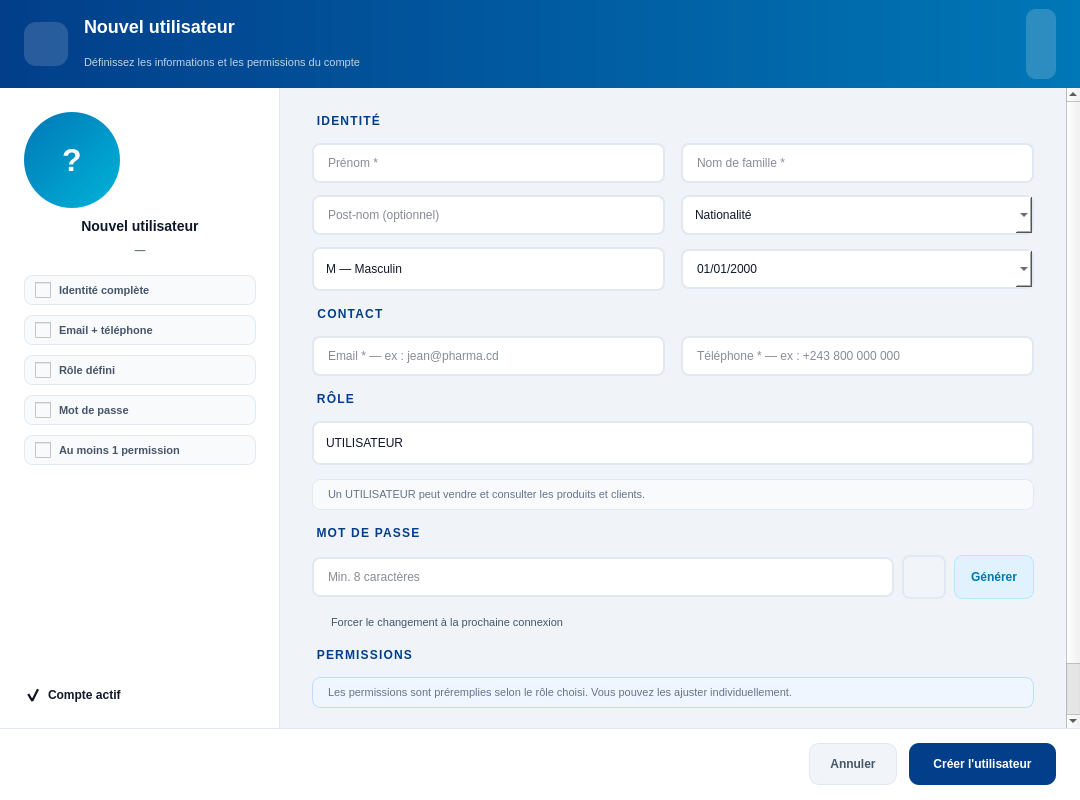
<?xml version="1.0" encoding="UTF-8"?>
<ui version="4.0">
 <class>Dialog</class>
 <widget class="QDialog" name="Dialog">
  <property name="geometry">
   <rect>
    <x>0</x>
    <y>0</y>
    <width>1080</width>
    <height>800</height>
   </rect>
  </property>
  <property name="minimumSize">
   <size>
    <width>960</width>
    <height>700</height>
   </size>
  </property>
  <property name="windowTitle">
   <string>Utilisateur — Nova Pharma</string>
  </property>
  <property name="styleSheet">
   <string notr="true">QDialog#Dialog { background: #f0f4f8; }
QDialog#Dialog QLabel { background: transparent; }</string>
  </property>
  <layout class="QVBoxLayout" name="mainLayout">
   <property name="spacing">
    <number>0</number>
   </property>
   <property name="leftMargin">
    <number>0</number>
   </property>
   <property name="topMargin">
    <number>0</number>
   </property>
   <property name="rightMargin">
    <number>0</number>
   </property>
   <property name="bottomMargin">
    <number>0</number>
   </property>
   <item>
    <widget class="QFrame" name="header">
     <property name="minimumSize">
      <size>
       <width>0</width>
       <height>88</height>
      </size>
     </property>
     <property name="maximumSize">
      <size>
       <width>16777215</width>
       <height>88</height>
      </size>
     </property>
     <property name="styleSheet">
      <string notr="true">QFrame#header { background: qlineargradient(x1:0, y1:0, x2:1, y2:0, stop:0 #023E8A, stop:1 #0077B6); border: none; }
QFrame#header QLabel { background: transparent; color: #ffffff; }</string>
     </property>
     <layout class="QHBoxLayout" name="headerLayout">
      <property name="spacing">
       <number>16</number>
      </property>
      <property name="leftMargin">
       <number>24</number>
      </property>
      <property name="rightMargin">
       <number>24</number>
      </property>
      <item>
       <widget class="QToolButton" name="lbl_header_icon">
        <property name="minimumSize">
         <size>
          <width>44</width>
          <height>44</height>
         </size>
        </property>
        <property name="maximumSize">
         <size>
          <width>44</width>
          <height>44</height>
         </size>
        </property>
        <property name="styleSheet">
         <string notr="true">QToolButton { background: rgba(255,255,255,0.15); border-radius: 12px; border: none; padding: 11px; }</string>
        </property>
        <property name="icon">
         <iconset resource="../Icon.qrc">
          <normaloff>:/Icon/Icons/user_white.svg</normaloff>:/Icon/Icons/user_white.svg</iconset>
        </property>
        <property name="iconSize">
         <size>
          <width>22</width>
          <height>22</height>
         </size>
        </property>
        <property name="autoRaise">
         <bool>true</bool>
        </property>
       </widget>
      </item>
      <item>
       <layout class="QVBoxLayout" name="headerTitleBox">
        <property name="spacing">
         <number>2</number>
        </property>
        <item>
         <widget class="QLabel" name="lbl_header_title">
          <property name="styleSheet">
           <string notr="true">font-size: 18px; font-weight: 800; color: #ffffff; background: transparent;</string>
          </property>
          <property name="text">
           <string>Nouvel utilisateur</string>
          </property>
         </widget>
        </item>
        <item>
         <widget class="QLabel" name="lbl_header_sub">
          <property name="styleSheet">
           <string notr="true">font-size: 11px; color: rgba(255,255,255,0.75); background: transparent;</string>
          </property>
          <property name="text">
           <string>Définissez les informations et les permissions du compte</string>
          </property>
         </widget>
        </item>
       </layout>
      </item>
      <item>
       <spacer name="headerSpacer">
        <property name="orientation">
         <enum>Qt::Orientation::Horizontal</enum>
        </property>
        <property name="sizeHint" stdset="0">
         <size>
          <width>40</width>
          <height>20</height>
         </size>
        </property>
       </spacer>
      </item>
      <item>
       <widget class="QLabel" name="lbl_status_badge">
        <property name="visible">
         <bool>false</bool>
        </property>
        <property name="styleSheet">
         <string notr="true">background: rgba(255,255,255,0.18); color: #ffffff; padding: 6px 12px; border-radius: 10px; font-size: 10px; font-weight: 800; letter-spacing: 1px;</string>
        </property>
        <property name="text">
         <string/>
        </property>
       </widget>
      </item>
     </layout>
    </widget>
   </item>
   <item>
    <layout class="QHBoxLayout" name="bodyLayout">
     <property name="spacing">
      <number>0</number>
     </property>
     <property name="leftMargin">
      <number>0</number>
     </property>
     <property name="topMargin">
      <number>0</number>
     </property>
     <property name="rightMargin">
      <number>0</number>
     </property>
     <property name="bottomMargin">
      <number>0</number>
     </property>
     <item>
      <widget class="QFrame" name="sidebar">
       <property name="minimumSize">
        <size>
         <width>280</width>
         <height>0</height>
        </size>
       </property>
       <property name="maximumSize">
        <size>
         <width>280</width>
         <height>16777215</height>
        </size>
       </property>
       <property name="styleSheet">
        <string notr="true">QFrame#sidebar { background: #ffffff; border-right: 1px solid #e2e8f0; }
QFrame#sidebar QLabel { background: transparent; }</string>
       </property>
       <layout class="QVBoxLayout" name="sidebarLayout">
        <property name="spacing">
         <number>10</number>
        </property>
        <property name="leftMargin">
         <number>24</number>
        </property>
        <property name="topMargin">
         <number>24</number>
        </property>
        <property name="rightMargin">
         <number>24</number>
        </property>
        <property name="bottomMargin">
         <number>24</number>
        </property>
        <item>
         <widget class="QLabel" name="lbl_avatar">
          <property name="minimumSize">
           <size>
            <width>96</width>
            <height>96</height>
           </size>
          </property>
          <property name="maximumSize">
           <size>
            <width>96</width>
            <height>96</height>
           </size>
          </property>
          <property name="styleSheet">
           <string notr="true">background: qlineargradient(x1:0, y1:0, x2:1, y2:1, stop:0 #0077B6, stop:1 #00B4D8); color: #ffffff; border-radius: 48px; font-size: 32px; font-weight: 800;</string>
          </property>
          <property name="text">
           <string>?</string>
          </property>
          <property name="alignment">
           <set>Qt::AlignmentFlag::AlignCenter</set>
          </property>
         </widget>
        </item>
        <item>
         <widget class="QLabel" name="lbl_sidebar_name">
          <property name="styleSheet">
           <string notr="true">color: #0f172a; font-size: 14px; font-weight: 700;</string>
          </property>
          <property name="text">
           <string>Nouvel utilisateur</string>
          </property>
          <property name="alignment">
           <set>Qt::AlignmentFlag::AlignCenter</set>
          </property>
         </widget>
        </item>
        <item>
         <widget class="QLabel" name="lbl_sidebar_role">
          <property name="styleSheet">
           <string notr="true">color: #64748b; font-size: 11px; font-weight: 600;</string>
          </property>
          <property name="text">
           <string>—</string>
          </property>
          <property name="alignment">
           <set>Qt::AlignmentFlag::AlignCenter</set>
          </property>
         </widget>
        </item>
        <item>
         <spacer name="sidebarSpacerTop">
          <property name="orientation">
           <enum>Qt::Orientation::Vertical</enum>
          </property>
          <property name="sizeType">
           <enum>QSizePolicy::Policy::Fixed</enum>
          </property>
          <property name="sizeHint" stdset="0">
           <size>
            <width>20</width>
            <height>8</height>
           </size>
          </property>
         </spacer>
        </item>
        <item>
         <widget class="QCheckBox" name="check_identity">
          <property name="styleSheet">
           <string notr="true">QCheckBox { color: #475569; font-size: 11px; font-weight: 600; background: #f8fafc; border: 1px solid #e2e8f0; border-radius: 8px; padding: 6px 10px; spacing: 8px; }
QCheckBox:checked { background: #dcfce7; border-color: #86efac; color: #15803d; }
QCheckBox::indicator { width: 16px; height: 16px; }
QCheckBox::indicator:unchecked { image: url(:/Icon/Icons/circle.svg); }
QCheckBox::indicator:checked { image: url(:/Icon/Icons/check-circle.svg); }</string>
          </property>
          <property name="text">
           <string>Identité complète</string>
          </property>
         </widget>
        </item>
        <item>
         <widget class="QCheckBox" name="check_contact">
          <property name="styleSheet">
           <string notr="true">QCheckBox { color: #475569; font-size: 11px; font-weight: 600; background: #f8fafc; border: 1px solid #e2e8f0; border-radius: 8px; padding: 6px 10px; spacing: 8px; }
QCheckBox:checked { background: #dcfce7; border-color: #86efac; color: #15803d; }
QCheckBox::indicator { width: 16px; height: 16px; }
QCheckBox::indicator:unchecked { image: url(:/Icon/Icons/circle.svg); }
QCheckBox::indicator:checked { image: url(:/Icon/Icons/check-circle.svg); }</string>
          </property>
          <property name="text">
           <string>Email + téléphone</string>
          </property>
         </widget>
        </item>
        <item>
         <widget class="QCheckBox" name="check_role">
          <property name="styleSheet">
           <string notr="true">QCheckBox { color: #475569; font-size: 11px; font-weight: 600; background: #f8fafc; border: 1px solid #e2e8f0; border-radius: 8px; padding: 6px 10px; spacing: 8px; }
QCheckBox:checked { background: #dcfce7; border-color: #86efac; color: #15803d; }
QCheckBox::indicator { width: 16px; height: 16px; }
QCheckBox::indicator:unchecked { image: url(:/Icon/Icons/circle.svg); }
QCheckBox::indicator:checked { image: url(:/Icon/Icons/check-circle.svg); }</string>
          </property>
          <property name="text">
           <string>Rôle défini</string>
          </property>
         </widget>
        </item>
        <item>
         <widget class="QCheckBox" name="check_password">
          <property name="styleSheet">
           <string notr="true">QCheckBox { color: #475569; font-size: 11px; font-weight: 600; background: #f8fafc; border: 1px solid #e2e8f0; border-radius: 8px; padding: 6px 10px; spacing: 8px; }
QCheckBox:checked { background: #dcfce7; border-color: #86efac; color: #15803d; }
QCheckBox::indicator { width: 16px; height: 16px; }
QCheckBox::indicator:unchecked { image: url(:/Icon/Icons/circle.svg); }
QCheckBox::indicator:checked { image: url(:/Icon/Icons/check-circle.svg); }</string>
          </property>
          <property name="text">
           <string>Mot de passe</string>
          </property>
         </widget>
        </item>
        <item>
         <widget class="QCheckBox" name="check_perms">
          <property name="styleSheet">
           <string notr="true">QCheckBox { color: #475569; font-size: 11px; font-weight: 600; background: #f8fafc; border: 1px solid #e2e8f0; border-radius: 8px; padding: 6px 10px; spacing: 8px; }
QCheckBox:checked { background: #dcfce7; border-color: #86efac; color: #15803d; }
QCheckBox::indicator { width: 16px; height: 16px; }
QCheckBox::indicator:unchecked { image: url(:/Icon/Icons/circle.svg); }
QCheckBox::indicator:checked { image: url(:/Icon/Icons/check-circle.svg); }</string>
          </property>
          <property name="text">
           <string>Au moins 1 permission</string>
          </property>
         </widget>
        </item>
        <item>
         <spacer name="sidebarSpacer">
          <property name="orientation">
           <enum>Qt::Orientation::Vertical</enum>
          </property>
          <property name="sizeHint" stdset="0">
           <size>
            <width>20</width>
            <height>40</height>
           </size>
          </property>
         </spacer>
        </item>
        <item>
         <widget class="QCheckBox" name="chk_actif">
          <property name="styleSheet">
           <string notr="true">QCheckBox { color: #0f172a; font-size: 12px; font-weight: 600; background: transparent; }
QCheckBox::indicator { width: 18px; height: 18px; }</string>
          </property>
          <property name="text">
           <string>Compte actif</string>
          </property>
          <property name="checked">
           <bool>true</bool>
          </property>
         </widget>
        </item>
       </layout>
      </widget>
     </item>
     <item>
      <widget class="QScrollArea" name="formScroll">
       <property name="styleSheet">
        <string notr="true">QScrollArea { background: #f0f4f8; border: none; }</string>
       </property>
       <property name="frameShape">
        <enum>QFrame::Shape::NoFrame</enum>
       </property>
       <property name="widgetResizable">
        <bool>true</bool>
       </property>
       <widget class="QWidget" name="formContent">
        <property name="geometry">
         <rect>
          <x>0</x>
          <y>0</y>
          <width>784</width>
          <height>741</height>
         </rect>
        </property>
        <property name="styleSheet">
         <string notr="true">QWidget#formContent { background: #f0f4f8; }</string>
        </property>
        <layout class="QVBoxLayout" name="formLayout">
         <property name="spacing">
          <number>14</number>
         </property>
         <property name="leftMargin">
          <number>32</number>
         </property>
         <property name="topMargin">
          <number>24</number>
         </property>
         <property name="rightMargin">
          <number>32</number>
         </property>
         <property name="bottomMargin">
          <number>24</number>
         </property>
         <item>
          <widget class="QToolButton" name="section_identity">
           <property name="cursor">
            <cursorShape>ArrowCursor</cursorShape>
           </property>
           <property name="styleSheet">
            <string notr="true">QToolButton { color: #023E8A; font-size: 12px; font-weight: 800; letter-spacing: 1.2px; background: transparent; border: none; padding: 0; }</string>
           </property>
           <property name="text">
            <string>IDENTITÉ</string>
           </property>
           <property name="icon">
            <iconset resource="../Icon.qrc">
             <normaloff>:/Icon/Icons/user.svg</normaloff>:/Icon/Icons/user.svg</iconset>
           </property>
           <property name="iconSize">
            <size>
             <width>18</width>
             <height>18</height>
            </size>
           </property>
           <property name="toolButtonStyle">
            <enum>Qt::ToolButtonStyle::ToolButtonTextBesideIcon</enum>
           </property>
           <property name="autoRaise">
            <bool>true</bool>
           </property>
          </widget>
         </item>
         <item>
          <layout class="QGridLayout" name="grid_identity">
           <property name="horizontalSpacing">
            <number>16</number>
           </property>
           <property name="verticalSpacing">
            <number>12</number>
           </property>
           <item row="0" column="0">
            <widget class="QLineEdit" name="inp_prenom">
             <property name="styleSheet">
              <string notr="true">QLineEdit { background: #ffffff; border: 1.5px solid #e2e8f0; border-radius: 8px; padding: 10px 12px; font-size: 12px; color: #0f172a; }
QLineEdit:focus { border-color: #0077B6; }</string>
             </property>
             <property name="placeholderText">
              <string>Prénom *</string>
             </property>
            </widget>
           </item>
           <item row="0" column="1">
            <widget class="QLineEdit" name="inp_nom">
             <property name="styleSheet">
              <string notr="true">QLineEdit { background: #ffffff; border: 1.5px solid #e2e8f0; border-radius: 8px; padding: 10px 12px; font-size: 12px; color: #0f172a; }
QLineEdit:focus { border-color: #0077B6; }</string>
             </property>
             <property name="placeholderText">
              <string>Nom de famille *</string>
             </property>
            </widget>
           </item>
           <item row="1" column="0">
            <widget class="QLineEdit" name="inp_post">
             <property name="styleSheet">
              <string notr="true">QLineEdit { background: #ffffff; border: 1.5px solid #e2e8f0; border-radius: 8px; padding: 10px 12px; font-size: 12px; color: #0f172a; }
QLineEdit:focus { border-color: #0077B6; }</string>
             </property>
             <property name="placeholderText">
              <string>Post-nom (optionnel)</string>
             </property>
            </widget>
           </item>
           <item row="1" column="1">
            <widget class="QComboBox" name="inp_natio">
             <property name="styleSheet">
              <string notr="true">QComboBox { background: #ffffff; border: 1.5px solid #e2e8f0; border-radius: 8px; padding: 10px 12px; font-size: 12px; color: #0f172a; }
QLineEdit:focus { border-color: #0077B6; }</string>
             </property>
             <property name="placeholderText">
              <string>Nationalité</string>
             </property>
            </widget>
           </item>
           <item row="2" column="0">
            <widget class="QComboBox" name="combo_sexe">
             <property name="styleSheet">
              <string notr="true">QComboBox { background: #ffffff; border: 1.5px solid #e2e8f0; border-radius: 8px; padding: 10px 12px; font-size: 12px; color: #0f172a; min-height: 20px; }
QComboBox::drop-down { border: none; width: 28px; }
QComboBox QAbstractItemView { background: #ffffff; color: #0f172a; border: 1px solid #e2e8f0; selection-background-color: #e0f2fe; selection-color: #0f172a; }</string>
             </property>
             <item>
              <property name="text">
               <string>M — Masculin</string>
              </property>
             </item>
             <item>
              <property name="text">
               <string>F — Féminin</string>
              </property>
             </item>
            </widget>
           </item>
           <item row="2" column="1">
            <widget class="QDateEdit" name="inp_naissance">
             <property name="styleSheet">
              <string notr="true">QDateEdit { background: #ffffff; border: 1.5px solid #e2e8f0; border-radius: 8px; padding: 10px 12px; font-size: 12px; color: #0f172a; }</string>
             </property>
             <property name="displayFormat">
              <string>dd/MM/yyyy</string>
             </property>
             <property name="calendarPopup">
              <bool>true</bool>
             </property>
            </widget>
           </item>
          </layout>
         </item>
         <item>
          <widget class="QToolButton" name="section_contact">
           <property name="cursor">
            <cursorShape>ArrowCursor</cursorShape>
           </property>
           <property name="styleSheet">
            <string notr="true">QToolButton { color: #023E8A; font-size: 12px; font-weight: 800; letter-spacing: 1.2px; background: transparent; border: none; padding: 0; }</string>
           </property>
           <property name="text">
            <string>CONTACT</string>
           </property>
           <property name="icon">
            <iconset resource="../Icon.qrc">
             <normaloff>:/Icon/Icons/phone.svg</normaloff>:/Icon/Icons/phone.svg</iconset>
           </property>
           <property name="iconSize">
            <size>
             <width>18</width>
             <height>18</height>
            </size>
           </property>
           <property name="toolButtonStyle">
            <enum>Qt::ToolButtonStyle::ToolButtonTextBesideIcon</enum>
           </property>
           <property name="autoRaise">
            <bool>true</bool>
           </property>
          </widget>
         </item>
         <item>
          <layout class="QGridLayout" name="grid_contact">
           <property name="horizontalSpacing">
            <number>16</number>
           </property>
           <property name="verticalSpacing">
            <number>12</number>
           </property>
           <item row="0" column="0">
            <widget class="QLineEdit" name="inp_email">
             <property name="styleSheet">
              <string notr="true">QLineEdit { background: #ffffff; border: 1.5px solid #e2e8f0; border-radius: 8px; padding: 10px 12px; font-size: 12px; color: #0f172a; }
QLineEdit:focus { border-color: #0077B6; }</string>
             </property>
             <property name="placeholderText">
              <string>Email * — ex : jean@pharma.cd</string>
             </property>
            </widget>
           </item>
           <item row="0" column="1">
            <widget class="QLineEdit" name="inp_numero">
             <property name="styleSheet">
              <string notr="true">QLineEdit { background: #ffffff; border: 1.5px solid #e2e8f0; border-radius: 8px; padding: 10px 12px; font-size: 12px; color: #0f172a; }
QLineEdit:focus { border-color: #0077B6; }</string>
             </property>
             <property name="placeholderText">
              <string>Téléphone * — ex : +243 800 000 000</string>
             </property>
            </widget>
           </item>
          </layout>
         </item>
         <item>
          <widget class="QToolButton" name="section_role">
           <property name="cursor">
            <cursorShape>ArrowCursor</cursorShape>
           </property>
           <property name="styleSheet">
            <string notr="true">QToolButton { color: #023E8A; font-size: 12px; font-weight: 800; letter-spacing: 1.2px; background: transparent; border: none; padding: 0; }</string>
           </property>
           <property name="text">
            <string>RÔLE</string>
           </property>
           <property name="icon">
            <iconset resource="../Icon.qrc">
             <normaloff>:/Icon/Icons/shield.svg</normaloff>:/Icon/Icons/shield.svg</iconset>
           </property>
           <property name="iconSize">
            <size>
             <width>18</width>
             <height>18</height>
            </size>
           </property>
           <property name="toolButtonStyle">
            <enum>Qt::ToolButtonStyle::ToolButtonTextBesideIcon</enum>
           </property>
           <property name="autoRaise">
            <bool>true</bool>
           </property>
          </widget>
         </item>
         <item>
          <widget class="QComboBox" name="combo_role">
           <property name="styleSheet">
            <string notr="true">QComboBox { background: #ffffff; border: 1.5px solid #e2e8f0; border-radius: 8px; padding: 10px 12px; font-size: 12px; color: #0f172a; min-height: 20px; }
QComboBox::drop-down { border: none; width: 28px; }
QComboBox QAbstractItemView { background: #ffffff; color: #0f172a; border: 1px solid #e2e8f0; selection-background-color: #e0f2fe; selection-color: #0f172a; }
QComboBox::down-arrow {
    image: url(:/Icon/Icons/chevron-down.svg);
    width: 12px; height: 12px;
}</string>
           </property>
           <item>
            <property name="text">
             <string>UTILISATEUR</string>
            </property>
           </item>
           <item>
            <property name="text">
             <string>CAISSIER</string>
            </property>
           </item>
           <item>
            <property name="text">
             <string>ADMIN</string>
            </property>
           </item>
          </widget>
         </item>
         <item>
          <widget class="QLabel" name="lbl_role_desc">
           <property name="styleSheet">
            <string notr="true">color: #64748b; font-size: 11px; padding: 8px 12px; background: #f8fafc; border: 1px solid #e2e8f0; border-radius: 8px;</string>
           </property>
           <property name="text">
            <string>Un UTILISATEUR peut vendre et consulter les produits et clients.</string>
           </property>
           <property name="wordWrap">
            <bool>true</bool>
           </property>
          </widget>
         </item>
         <item>
          <widget class="QToolButton" name="section_password">
           <property name="cursor">
            <cursorShape>ArrowCursor</cursorShape>
           </property>
           <property name="styleSheet">
            <string notr="true">QToolButton { color: #023E8A; font-size: 12px; font-weight: 800; letter-spacing: 1.2px; background: transparent; border: none; padding: 0; }</string>
           </property>
           <property name="text">
            <string>MOT DE PASSE</string>
           </property>
           <property name="icon">
            <iconset resource="../Icon.qrc">
             <normaloff>:/Icon/Icons/lock.svg</normaloff>:/Icon/Icons/lock.svg</iconset>
           </property>
           <property name="iconSize">
            <size>
             <width>18</width>
             <height>18</height>
            </size>
           </property>
           <property name="toolButtonStyle">
            <enum>Qt::ToolButtonStyle::ToolButtonTextBesideIcon</enum>
           </property>
           <property name="autoRaise">
            <bool>true</bool>
           </property>
          </widget>
         </item>
         <item>
          <layout class="QHBoxLayout" name="pwdRow">
           <property name="spacing">
            <number>8</number>
           </property>
           <item>
            <widget class="QLineEdit" name="inp_pwd">
             <property name="styleSheet">
              <string notr="true">QLineEdit { background: #ffffff; border: 1.5px solid #e2e8f0; border-radius: 8px; padding: 10px 12px; font-size: 12px; color: #0f172a; }
QLineEdit:focus { border-color: #0077B6; }</string>
             </property>
             <property name="echoMode">
              <enum>QLineEdit::EchoMode::Password</enum>
             </property>
             <property name="placeholderText">
              <string>Min. 8 caractères</string>
             </property>
            </widget>
           </item>
           <item>
            <widget class="QPushButton" name="btn_toggle_pwd">
             <property name="minimumSize">
              <size>
               <width>44</width>
               <height>44</height>
              </size>
             </property>
             <property name="maximumSize">
              <size>
               <width>44</width>
               <height>44</height>
              </size>
             </property>
             <property name="cursor">
              <cursorShape>PointingHandCursor</cursorShape>
             </property>
             <property name="styleSheet">
              <string notr="true">QPushButton { background: #f1f5f9; border: 1.5px solid #e2e8f0; border-radius: 8px; }
QPushButton:hover { background: #e2e8f0; }</string>
             </property>
             <property name="text">
              <string/>
             </property>
             <property name="icon">
              <iconset resource="../Icon.qrc">
               <normaloff>:/Icon/Icons/eye.svg</normaloff>:/Icon/Icons/eye.svg</iconset>
             </property>
             <property name="iconSize">
              <size>
               <width>18</width>
               <height>18</height>
              </size>
             </property>
            </widget>
           </item>
           <item>
            <widget class="QPushButton" name="btn_gen_pwd">
             <property name="minimumSize">
              <size>
               <width>0</width>
               <height>44</height>
              </size>
             </property>
             <property name="cursor">
              <cursorShape>PointingHandCursor</cursorShape>
             </property>
             <property name="styleSheet">
              <string notr="true">QPushButton { background: #e0f2fe; color: #0077B6; border: 1px solid #bae6fd; border-radius: 8px; font-size: 12px; font-weight: 700; padding: 0 16px; }
QPushButton:hover { background: #bae6fd; }</string>
             </property>
             <property name="text">
              <string>Générer</string>
             </property>
            </widget>
           </item>
          </layout>
         </item>
         <item>
          <widget class="QCheckBox" name="chk_must_change">
           <property name="styleSheet">
            <string notr="true">QCheckBox { color: #475569; font-size: 11px; background: transparent; }</string>
           </property>
           <property name="text">
            <string>Forcer le changement à la prochaine connexion</string>
           </property>
          </widget>
         </item>
         <item>
          <widget class="QToolButton" name="section_perms">
           <property name="cursor">
            <cursorShape>ArrowCursor</cursorShape>
           </property>
           <property name="styleSheet">
            <string notr="true">QToolButton { color: #023E8A; font-size: 12px; font-weight: 800; letter-spacing: 1.2px; background: transparent; border: none; padding: 0; }</string>
           </property>
           <property name="text">
            <string>PERMISSIONS</string>
           </property>
           <property name="icon">
            <iconset resource="../Icon.qrc">
             <normaloff>:/Icon/Icons/key.svg</normaloff>:/Icon/Icons/key.svg</iconset>
           </property>
           <property name="iconSize">
            <size>
             <width>18</width>
             <height>18</height>
            </size>
           </property>
           <property name="toolButtonStyle">
            <enum>Qt::ToolButtonStyle::ToolButtonTextBesideIcon</enum>
           </property>
           <property name="autoRaise">
            <bool>true</bool>
           </property>
          </widget>
         </item>
         <item>
          <widget class="QLabel" name="lbl_perm_info">
           <property name="styleSheet">
            <string notr="true">color: #64748b; font-size: 11px; padding: 8px 12px; background: #eff6ff; border: 1px solid #bfdbfe; border-radius: 8px;</string>
           </property>
           <property name="text">
            <string>Les permissions sont préremplies selon le rôle choisi. Vous pouvez les ajuster individuellement.</string>
           </property>
           <property name="wordWrap">
            <bool>true</bool>
           </property>
          </widget>
         </item>
         <item>
          <widget class="QWidget" name="perms_container" native="true">
           <property name="styleSheet">
            <string notr="true">QWidget#perms_container { background: transparent; }</string>
           </property>
           <layout class="QVBoxLayout" name="perms_container_layout">
            <property name="spacing">
             <number>10</number>
            </property>
            <property name="leftMargin">
             <number>0</number>
            </property>
            <property name="topMargin">
             <number>0</number>
            </property>
            <property name="rightMargin">
             <number>0</number>
            </property>
            <property name="bottomMargin">
             <number>0</number>
            </property>
           </layout>
          </widget>
         </item>
         <item>
          <spacer name="formSpacer">
           <property name="orientation">
            <enum>Qt::Orientation::Vertical</enum>
           </property>
           <property name="sizeHint" stdset="0">
            <size>
             <width>20</width>
             <height>40</height>
            </size>
           </property>
          </spacer>
         </item>
        </layout>
       </widget>
      </widget>
     </item>
    </layout>
   </item>
   <item>
    <widget class="QFrame" name="footer">
     <property name="minimumSize">
      <size>
       <width>0</width>
       <height>72</height>
      </size>
     </property>
     <property name="maximumSize">
      <size>
       <width>16777215</width>
       <height>72</height>
      </size>
     </property>
     <property name="styleSheet">
      <string notr="true">QFrame#footer { background: #ffffff; border-top: 1px solid #e2e8f0; }</string>
     </property>
     <layout class="QHBoxLayout" name="footerLayout">
      <property name="spacing">
       <number>12</number>
      </property>
      <property name="leftMargin">
       <number>24</number>
      </property>
      <property name="rightMargin">
       <number>24</number>
      </property>
      <item>
       <widget class="QLabel" name="lbl_error">
        <property name="visible">
         <bool>false</bool>
        </property>
        <property name="styleSheet">
         <string notr="true">color: #DC2626; font-size: 11px; font-weight: 600; background: transparent;</string>
        </property>
        <property name="text">
         <string/>
        </property>
       </widget>
      </item>
      <item>
       <spacer name="footerSpacer">
        <property name="orientation">
         <enum>Qt::Orientation::Horizontal</enum>
        </property>
        <property name="sizeHint" stdset="0">
         <size>
          <width>40</width>
          <height>20</height>
         </size>
        </property>
       </spacer>
      </item>
      <item>
       <widget class="QPushButton" name="btn_cancel">
        <property name="minimumSize">
         <size>
          <width>0</width>
          <height>42</height>
         </size>
        </property>
        <property name="cursor">
         <cursorShape>PointingHandCursor</cursorShape>
        </property>
        <property name="styleSheet">
         <string notr="true">QPushButton { background: #f1f5f9; color: #475569; border: 1px solid #e2e8f0; border-radius: 10px; font-size: 12px; font-weight: 700; padding: 0 20px; }
QPushButton:hover { background: #e2e8f0; }</string>
        </property>
        <property name="text">
         <string>Annuler</string>
        </property>
       </widget>
      </item>
      <item>
       <widget class="QPushButton" name="btn_save">
        <property name="minimumSize">
         <size>
          <width>0</width>
          <height>42</height>
         </size>
        </property>
        <property name="cursor">
         <cursorShape>PointingHandCursor</cursorShape>
        </property>
        <property name="styleSheet">
         <string notr="true">QPushButton { background: #023E8A; color: #ffffff; border: none; border-radius: 10px; font-size: 12px; font-weight: 800; padding: 0 24px; }
QPushButton:hover { background: #0077B6; }
QPushButton:disabled { background: #94a3b8; }</string>
        </property>
        <property name="text">
         <string>Créer l'utilisateur</string>
        </property>
       </widget>
      </item>
     </layout>
    </widget>
   </item>
  </layout>
 </widget>
 <resources>
  <include location="../Icon.qrc"/>
 </resources>
 <connections/>
</ui>
